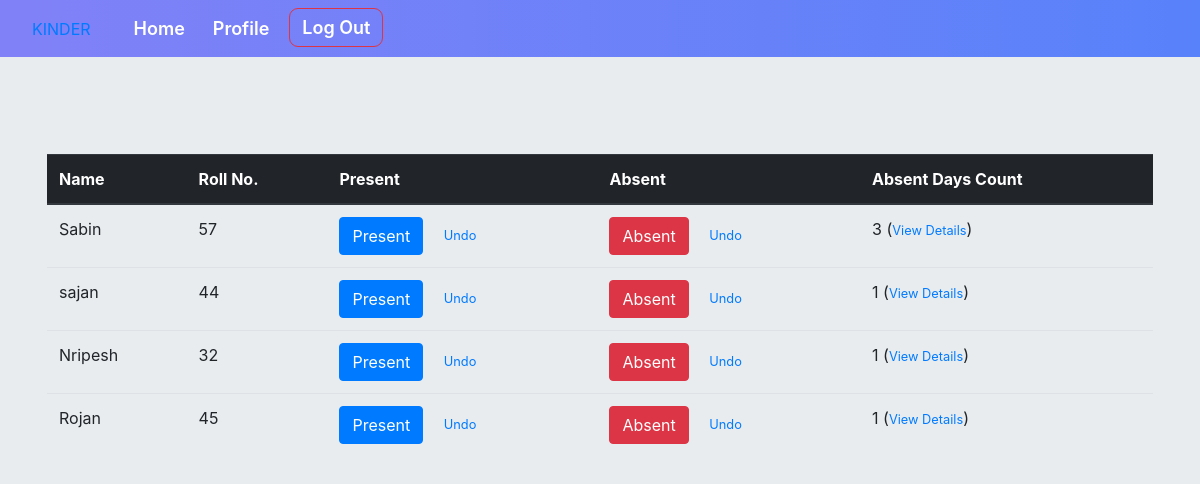
The app's page /home/attendance/ (signed in) with its own data.
### second/models.py (models this page shows, shortened)
class Attend(models.Model):
    student = models.ForeignKey(SID, on_delete=models.CASCADE)
    @property
    def absentdayss(self):
        return self.absentday_set.count()

class SID(models.Model):
    full_name = models.CharField(max_length=30)
    roll = models.IntegerField()
    childid = models.IntegerField()
    teacher = models.ForeignKey(User, on_delete=models.CASCADE)

### second/views.py (the view)
# urls.py: path('attendance/', views.attendance, name='attendance'),
def attendance(request):
    context = {
        'students': Attend.objects.all(),
    }
    return render(request, 'attendance.html', context)

### second/templates/attendance.html (shortened to what this page needs)
{% extends "base1.html" %}
{% block base2 %}
{% load static %}
<!DOCTYPE html>
<html lang="en">
{% load static %}
<head>
    <link rel="stylesheet" type="text/css" href="{% static 'second.css' %}">
</head>
<body style="margin-top: 90px;" class="jumbotron">
<div class="container">
<center>
    <table class="table table-hover" id="mytable">
        <thead class="thead-dark">
            <tr>
                <th>Name</th>
                <th>Roll No.</th>
                {% if user.user_teachers != "" %}
                <th>Present</th>
                <th>Absent</th>
                {% endif %}
                <th>Absent Days Count</th>
            </tr>
        </thead>
        {% for i in students %}
        {% if user.user_teachers != "" %}
        {% if i.student.teacher == user %}
            <tr>
            <td>{{i.student.full_name}}</td>
            <td>{{i.student.roll}}</td>
            <td>
                <a class="present-btn btn btn-primary" href='{% url "present" i.id %}'>Present</a>&emsp;
                <small><a href='{% url "presentdecrease" i.id %}'>Undo</a></small>
            </td>
            <td id="CC">
                <a class="absent-btn btn btn-danger" href='{% url "absent" i.id %}' onclick="worker()">Absent</a>&emsp;
                <small><a href='{% url "absentdecrease" i.id %}'>Undo</a></small>
            </td>
            <td>
                {{i.absentdayss}} (<small><a href="{% url 'attendance-detail' i.id %}">View Details</small></a>)
            </td>
            </tr>
            {% endif%}
            {% endif%}
        {% endfor %}
    </table>
</center>
</div>
</body>
</html>
{% endblock %}

### records on screen
Attend: student.full_name "Sabin", student.roll "57", absentdayss "3"
Attend: student.full_name "sajan", student.roll "44", absentdayss "1"
Attend: student.full_name "Nripesh", student.roll "32", absentdayss "1"
Attend: student.full_name "Rojan", student.roll "45", absentdayss "1"
